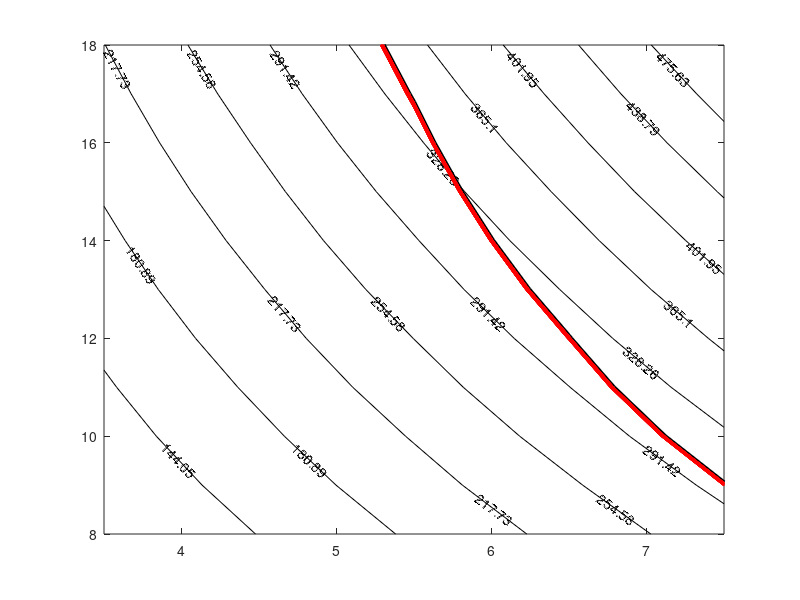

Write the MATLAB code that produced this figure.
clear,clc

[D,H]=meshgrid(3.5:8,8:18);
S = pi.*D.*H + ((pi.*(D.^2))/2);

%plot
k = contour(D,H,S,'k');
clabel(k);

%constraints
g = 400-((pi.*(D.^2).*H)/4);

hold on;
%plot
contour(D,H,g,[0 0],'k','linewidth',3);
contour(D,H,g,[0:.05:3],'r');
